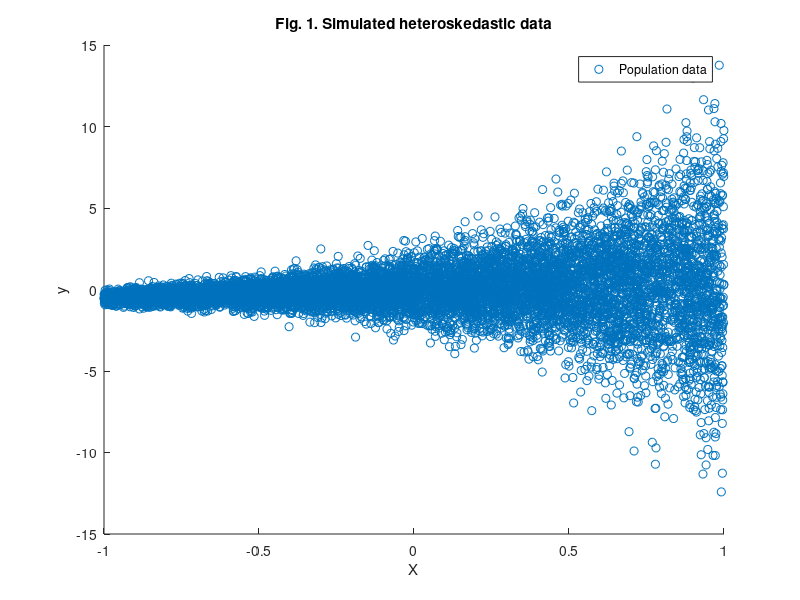

This figure's MATLAB source: (Note: this script raises an error after producing the figure.)
% Exercise - Understanding the method of paired bootstrap

%% 1. Aim of the exercise
% To understand how to correctly estimate standard errors of regression
% coefficients when the error variance is not constant (i.e.,
% heteroskedasticity is present). Standard inference methods can be
% misleading in such cases. We use the paired bootstrap method, which
% resamples observations as (y, X) pairs, to account for heteroskedasticity
% and compare its performance to sampling directly from the population.

%% 2. Theory
% Refer to the accompanying PDF file for the theory.

%% 3. Set values for the parameters of the simulation

% 3.1. Clear the memory
clear;

% 3.2. Set the number of simulations as the number of bootstrap samples
N_sim = 5000;

%% 4. Generate population data

% 4.1. Set the population size
N_obs_pop = 10000;

% 4.2. Generate data for the independent variable
X_pop = [random('Uniform',-1,1,[N_obs_pop,1])];

% 4.3. Heteroskedasticity parameter 
Gamma = 1.5; 

% 4.4. Generate error
u_pop = random('Normal',0,exp(X_pop*Gamma),[N_obs_pop,1]);

% 4.5. Set true beta of the model
B_true = 0.5; 

% 4.6. Generate y
y_pop = X_pop*B_true+u_pop;

% 4.7. Create the (paired) population data
data_pop = [y_pop X_pop];

%% 5. Plot the heteroskedastic true data
figure
hold on
scatter(X_pop,y_pop);
title('Fig. 1. Simulated heteroskedastic data');
xlabel('X');
ylabel('y');
legend('Population data');
hold off

%% 6. Draw samples from the population

% 6.1. Set the sample size
N_obs_sample = 100;

% 6.2. Preallocate matrix to save (paired) samples
data_samples_pop = NaN(N_obs_sample,2,N_sim);

% 6.3. Preallocate vector to store coeficient estimates
B_hats_data_samples_pop = NaN(N_sim,1);

% 6.4. Monte Carlo sampling
for i = 1:N_sim
    data_samples_pop(:,:,i) = datasample(data_pop,N_obs_sample, ...
        'Replace',false); % Save samples in 3rd dimension
    y = data_samples_pop(:,1,i);
    X = data_samples_pop(:,2,i);
    LSS = exercisefunctionlssrobust(y,X);
    B_hats_data_samples_pop(i) = LSS.B_hat(1,1);
end

%% 7. Pick an "initial" sample

% 7.1. Randomly pick one sample index
sample_index = randi(N_sim);  

% 7.2. Pick one sample from the previously drawn samples
data_sample = data_samples_pop(:,:,sample_index);

%% 8. Draw (bootsrap) samples from the initial sample 

% 8.1. Preallocate vector to store coefficient estimates
B_hats_data_samples_boot = NaN(N_sim,1);

% 8.6. Resample from initial sample and estimate the coefficient 
for i = 1:N_sim
    data_samples_boot = datasample(data_sample,N_obs_sample, ...
        'Replace',true);
    y = data_samples_boot(:,1);
    X = data_samples_boot(:,2);
    LSS = exercisefunctionlssrobust(y,X); 
    B_hats_data_samples_boot(i) = LSS.B_hat(1,1); 
end

%% 9. Plot estimated PDFs
figure
hold on
[f_boot,x_boot] = ksdensity(B_hats_data_samples_boot,'function','pdf');
plot(x_boot,f_boot,'Color',[0.8500,0.3250,0.0980], ...
    'DisplayName','Bootstrap sampling');
xline(mean(B_hats_data_samples_boot),'Color',[0.8500,0.3250,0.0980], ...
    'DisplayName','B\_hat\_boot');
[f_pop,x_pop] = ksdensity(B_hats_data_samples_pop,'function','pdf');
plot(x_pop,f_pop,'Color',[0,0.4470,0.7410], ...
    'DisplayName','Population sampling');
xline(B_true,'Color',[0,0.4470,0.7410], ...
    'DisplayName','B\_true');
ylabel('Density');
xlabel('B\_hat');
legend('show')
title(['Fig. 2. PDF comparison: bootstrap B\_hat vs. ' ...
    'population sample B\_hat']);
hold off

%% 10. Plot estimated CDFs
figure
hold on
[f_boot,x_boot] = ksdensity(B_hats_data_samples_boot,'function','cdf');
plot(x_boot,f_boot,'Color',[0,0.4470,0.7410], ...
    'DisplayName','Population sampling');
[f_pop,x_pop] = ksdensity(B_hats_data_samples_pop,'function','cdf');
plot(x_pop,f_pop,'Color',[0.8500,0.3250,0.0980], ...
    'DisplayName','Bootstrap sampling');
ylabel('Cumulative distribution');
xlabel('B\_hat');
legend('show');
title(['Fig. 3. CDF comparison: bootstrap B\_hat vs. ' ...
    'population sample B\_hat']);
hold off

%% 11. Comparing the SE estimators across different sample sizes

% 11.1. True estimate based on Monte Carlo simulation
SE_true = std(B_hats_data_samples_pop);

% 11.2. Heteroskedasticity-consistent estimate
SE_HC = LSS.B_hat_SEE_robust;

% 11.3. Bootstrap estimate
SE_boot = std(B_hats_data_samples_boot);
